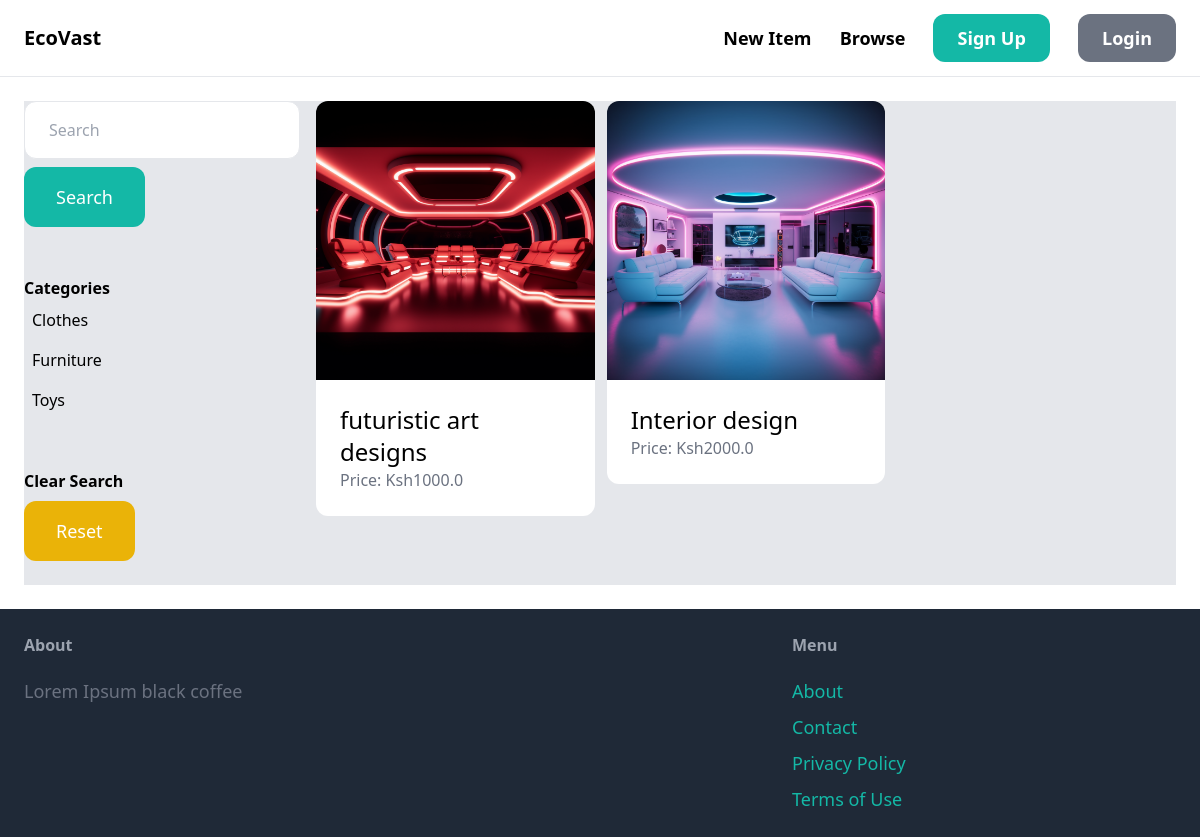
Page /items/ on the earlier database version.
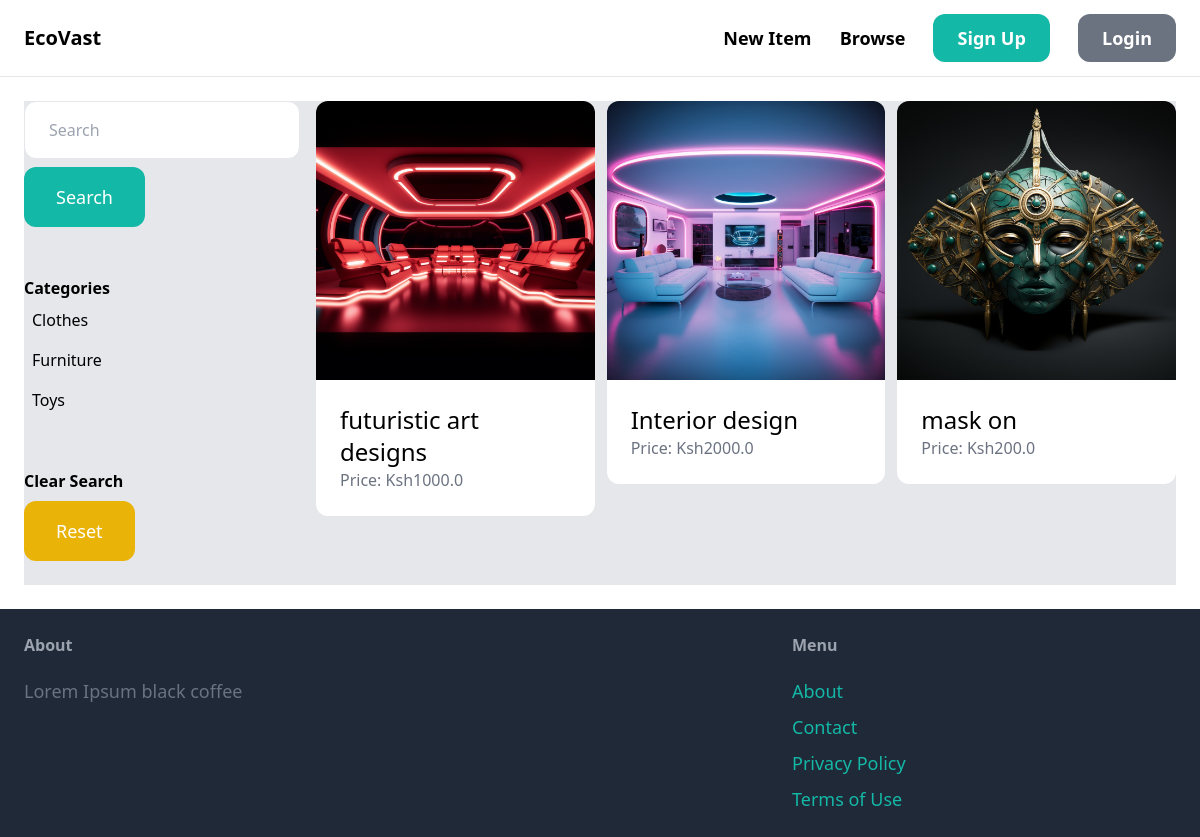
Same page on the later database version.
### item/models.py (models this page shows, shortened)
class Category(models.Model):
    name = models.CharField(max_length=255)
    class Meta:
        ordering = ('name',)
        verbose_name_plural = 'Categories'

class Item(models.Model):
    category = models.ForeignKey(Category, related_name='items', on_delete=models.CASCADE)
    name = models.CharField(max_length=255)
    description = models.TextField(blank=True, null=True)
    price = models.FloatField()
    image = models.ImageField(upload_to='item_images', blank=True, null=True)
    is_sold = models.BooleanField(default=False)
    created_by = models.ForeignKey(User, related_name='items', on_delete=models.CASCADE)
    created_at = models.DateTimeField(auto_now_add=True)

### item/views.py (the view)
# urls.py: path('', views.items, name='items'),
def items(request):
    query = request.GET.get('query', '')
    category_id = request.GET.get('category', 0)
    categories = Category.objects.all()
    items = Item.objects.filter(is_sold=False)
    if category_id:
        items = items.filter(category_id=category_id)
    if query:
        items = items.filter(Q(name__icontains=query) | Q(description__icontains=query))
    return render(request, 'item/items.html', {
        'items': items,
        'query': query,
        'categories': categories,
        'category_id': int(category_id)
    })

### item/templates/item/items.html (shortened to what this page needs)
{% extends 'core/base.html' %}
{% block content%}
    <div class="pb-6 grid grid-cols-4 gap-4 bg-gray-200">
        <div class="col-span-1">
            <form method="get" action="{% url 'item:items' %}">
                <input name="query" class="w-full py-4 px-6 border rounded-xl" type="text" value="{{ query }}" placeholder="Search">
                <button class="mt-2 py-4 px-8 text-lg bg-teal-500 text-white rounded-xl"> Search </button>
            </form>
            <hr class="my-6">
            <p class="font-semibold"> Categories </p>
            <ul>
                {% for category in categories %}
                    <li class="py-2 px-2 rounded-xl{% if category.id == category_id %} bg-gray-200 {% endif %}">
                        <a href="{% url 'item:items' %}?query={{ query }}&category={{ category.id }}">{{ category.name}}</a>
                    </li>
                {% endfor %}
            </ul>
            <hr class="my-6">
            <p class="font-semibold"> Clear Search </p>
            <ul>
                <li>
                    <a href="{% url 'item:items' %}" class="mt-2 py-4 px-8 inline-block bg-yellow-500 text-lg rounded-xl text-white">Reset</a>
                </li>
            </ul>
        </div>
        <div class="col-span-3">
            <div class="grid grid-cols-3 gap-3">
                {% for item in items%}
                <div>
                    <a href="{% url 'item:detail' item.id %}">
                        <div>
                            <img src="{{ item.image.url }}" class="rounded-t-xl">
                        </div>
                        <div class="p-6 bg-white rounded-b-xl">
                            <h2 class="text-2xl">{{ item.name }}</h2>
                            <p class="text-gray-500">Price: Ksh{{ item.price }}</p>
                        </div>
                    </a>
                </div>
            {% endfor %}
            </div>
        </div>
    </div>
{% endblock %}

Differences in the rows shown:
added Item: image (picture), name "mask on", price "200.0"
